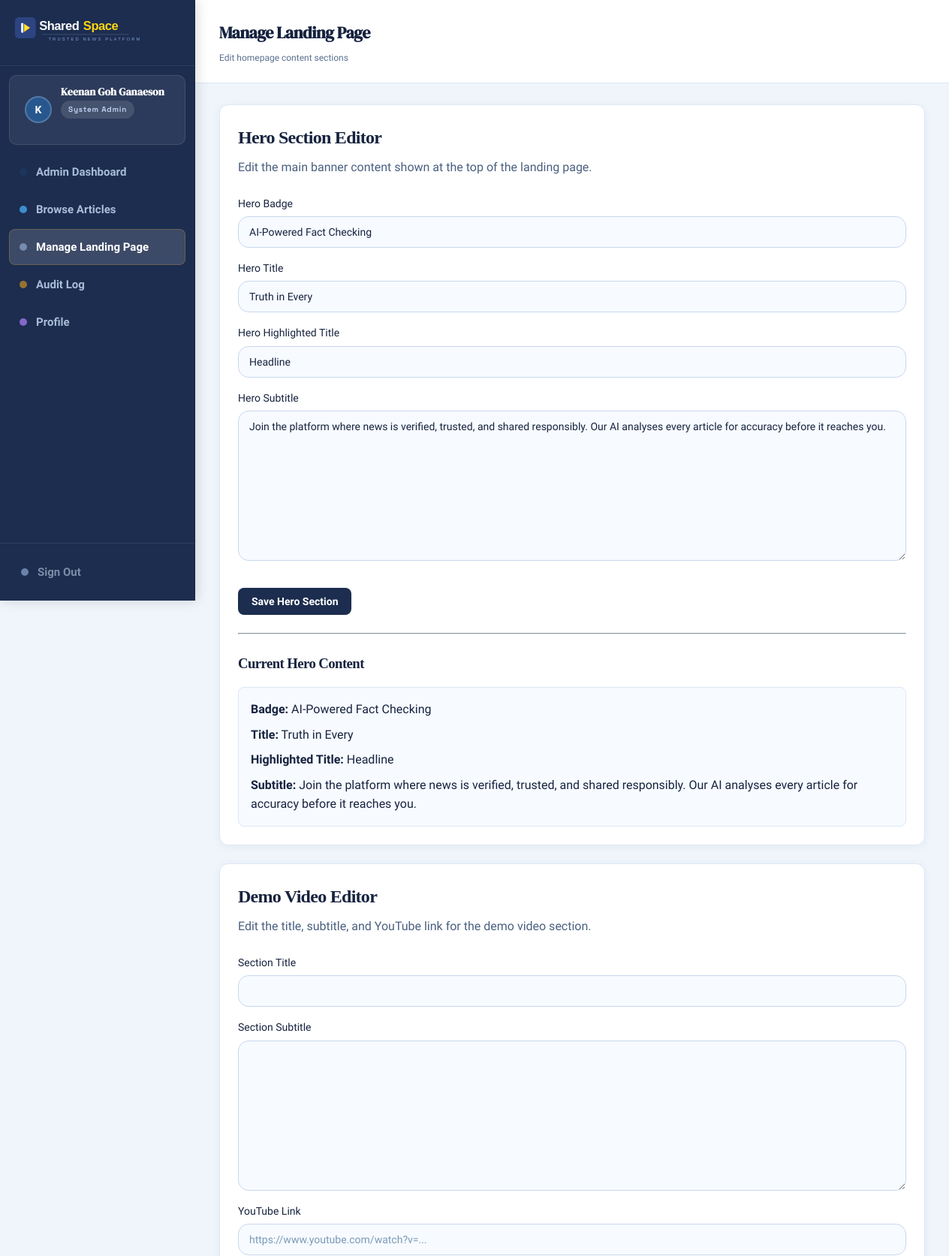
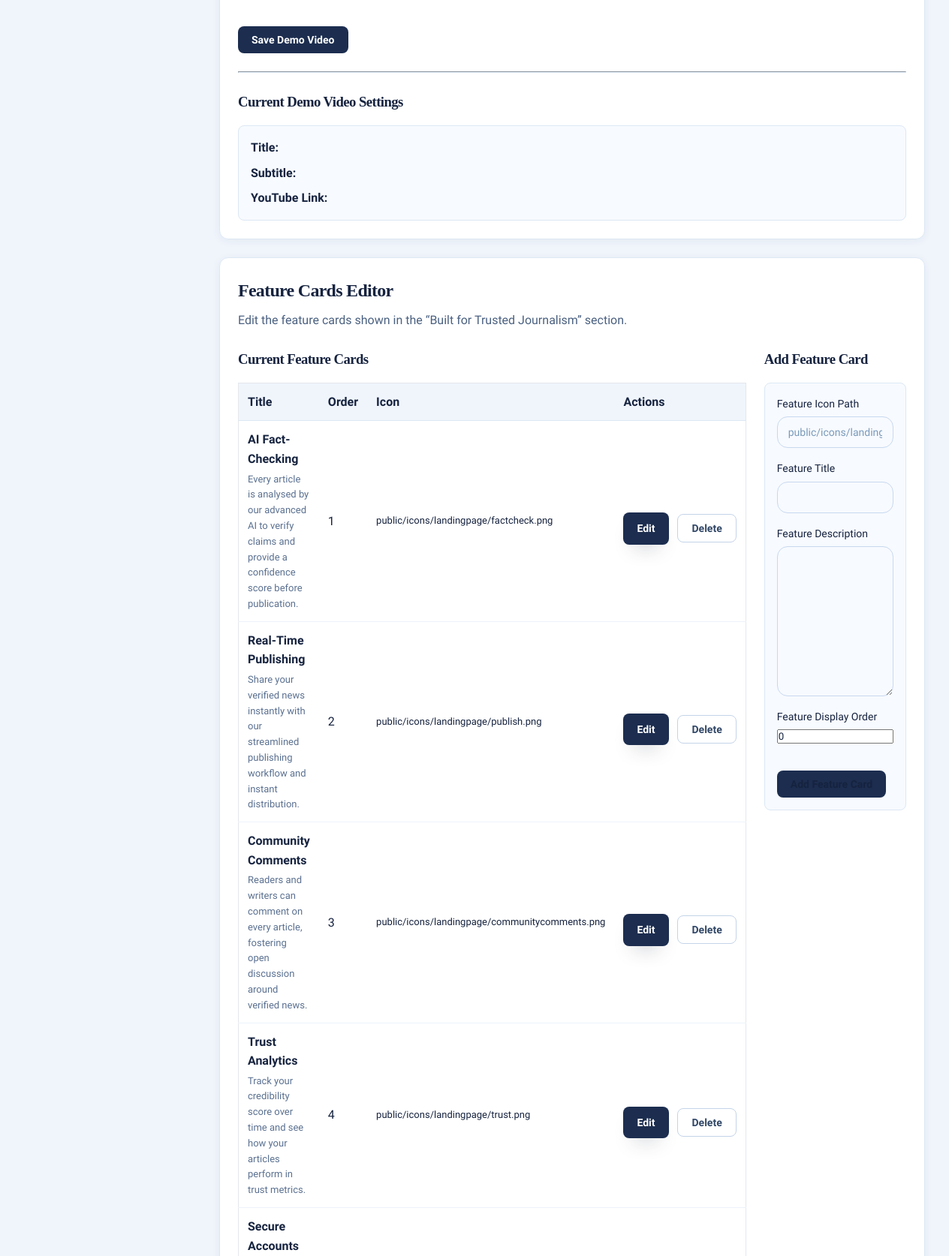
Screenshot of /pages/admin-landing.php (signed in, upper part) with the database file from the repository (2 pictures, top to bottom).
### tables this page shows
CREATE TABLE `users` (
  `id` int NOT NULL,
  `email` varchar(255) NOT NULL,
  `password` varchar(255) NOT NULL,
  `full_name` varchar(255) DEFAULT NULL,
  `bio` text,
  `avatar_url` text,
  `role` enum('free','premium','category_admin','system_admin','ai_trainer') NOT NULL DEFAULT 'free',
  `is_premium` tinyint(1) NOT NULL DEFAULT '0',
  `is_suspended` tinyint(1) NOT NULL DEFAULT '0',
  `created_at` datetime NOT NULL DEFAULT CURRENT_TIMESTAMP,
  `updated_at` datetime NOT NULL DEFAULT CURRENT_TIMESTAMP ON UPDATE CURRENT_TIMESTAMP,
  `email_verified` tinyint(1) DEFAULT '0',
  `verification_token` varchar(255) DEFAULT NULL,
  `last_verification_email` datetime DEFAULT NULL,
  `reset_token` varchar(255) DEFAULT NULL,
  `reset_expires` datetime DEFAULT NULL,
  `age_group` varchar(20) DEFAULT NULL,
  `gender` enum('male','female') DEFAULT NULL,
  `onboarding_completed` tinyint(1) DEFAULT '0'
);

CREATE TABLE `landing_sections` (
  `id` int NOT NULL,
  `section_key` varchar(50) DEFAULT NULL,
  `title` varchar(255) DEFAULT NULL,
  `title_highlight` varchar(100) DEFAULT NULL,
  `subtitle` text,
  `badge` varchar(100) DEFAULT NULL
);

CREATE TABLE `landing_features` (
  `id` int NOT NULL,
  `icon_path` varchar(255) DEFAULT NULL,
  `title` varchar(255) NOT NULL,
  `description` text NOT NULL,
  `display_order` int DEFAULT '1'
);

### pages/admin-landing.php (the view, shortened to what the rows shown need)
<?php
require_once __DIR__ . '/../includes/layout.php';
require_once __DIR__ . '/../includes/controllers/LandingPageController.php';
$auth = new AuthController();
$user = $auth->currentUser();
$landingCtrl = new LandingPageController();
$hero = $landingCtrl->getHero();
$features = $landingCtrl->getFeatures();
page_head('Manage Landing Page');
?>
<div class="dashboard-layout">
    <?php sidebar($user); ?>
    <main>
        <?php dash_header('Manage Landing Page', 'Edit homepage content sections'); ?>
        <div class="page-content">
            <div id="hero-section" class="card" style="padding: 24px; margin-bottom: 24px;">
                <h2 style="margin-bottom: 8px;">Hero Section Editor</h2>
                <form method="POST">
                    <div class="form-group" style="margin-bottom: 16px;">
                        <label for="badge">Hero Badge</label>
                        <input
                            id="badge"
                            type="text"
                            name="badge"
                            value="<?= htmlspecialchars($hero['badge'] ?? '') ?>"
                            required
                            style="width: 100%;"
                        >
                    </div>
                    <div class="form-group" style="margin-bottom: 16px;">
                        <label for="hero_title">Hero Title</label>
                        <input
                            id="hero_title"
                            type="text"
                            name="title"
                            value="<?= htmlspecialchars($hero['title'] ?? '') ?>"
                            required
                            style="width: 100%;"
                        >
                    </div>
                    <div class="form-group" style="margin-bottom: 16px;">
                        <label for="title_highlight">Hero Highlighted Title</label>
                        <input
                            id="title_highlight"
                            type="text"
                            name="title_highlight"
                            value="<?= htmlspecialchars($hero['title_highlight'] ?? '') ?>"
                            required
                            style="width: 100%;"
                        >
                    </div>
                    <div class="form-group" style="margin-bottom: 16px;">
                        <label for="subtitle">Hero Subtitle</label>
                        <textarea
                            id="subtitle"
                            name="subtitle"
                            rows="4"
                            required
                            style="width: 100%;"
                        ><?= htmlspecialchars($hero['subtitle'] ?? '') ?></textarea>
                    </div>
                </form>
                <div style="padding: 16px; background: #f9fafb; border: 1px solid #e5e7eb; border-radius: 8px;">
                    <div style="margin-bottom: 8px;"><strong>Badge:</strong> <?= htmlspecialchars($hero['badge'] ?? '') ?></div>
                    <div style="margin-bottom: 8px;"><strong>Title:</strong> <?= htmlspecialchars($hero['title'] ?? '') ?></div>
                    <div style="margin-bottom: 8px;"><strong>Highlighted Title:</strong> <?= htmlspecialchars($hero['title_highlight'] ?? '') ?></div>
                    <div><strong>Subtitle:</strong> <?= htmlspecialchars($hero['subtitle'] ?? '') ?></div>
                </div>
            </div>
            <div id="video-section" class="card" style="padding: 24px; margin-bottom: 24px;">
                <h2 style="margin-bottom: 8px;">Demo Video Editor</h2>
            </div>
            <div id="features-section" class="card" style="padding: 24px; margin-bottom: 24px;">
                <h2 style="margin-bottom: 8px;">Feature Cards Editor</h2>
                <div style="display: grid; grid-template-columns: 1.3fr 1fr; gap: 24px; align-items: start;">
                    <div>
                        <?php if (empty($features)): ?>
                            <div style="padding: 16px; background: #f9fafb; border: 1px solid #e5e7eb; border-radius: 8px;">
                                No feature cards found.
                            </div>
                        <?php else: ?>
                            <div style="overflow-x: auto;">
                                <table style="width: 100%; border-collapse: collapse; background: #fff; border: 1px solid #e5e7eb;">
                                    <thead style="background: #f9fafb;">
                                        <tr>
                                            <th style="text-align: left; padding: 12px; border-bottom: 1px solid #e5e7eb;">Title</th>
                                            <th style="text-align: left; padding: 12px; border-bottom: 1px solid #e5e7eb;">Order</th>
                                            <th style="text-align: left; padding: 12px; border-bottom: 1px solid #e5e7eb;">Icon</th>
                                            <th style="text-align: left; padding: 12px; border-bottom: 1px solid #e5e7eb;">Actions</th>
                                        </tr>
                                    </thead>
                                    <tbody>
                                        <?php foreach ($features as $feature): ?>
                                            <tr>
                                                <td style="padding: 12px; border-bottom: 1px solid #e5e7eb;">
                                                    <div style="font-weight: 600;"><?= htmlspecialchars($feature['title']) ?></div>
                                                    <div style="font-size: 13px; color: #6b7280; margin-top: 4px;">
                                                        <?= htmlspecialchars($feature['description']) ?>
                                                    </div>
                                                </td>
                                                <td style="padding: 12px; border-bottom: 1px solid #e5e7eb;">
                                                    <?= (int) $feature['display_order'] ?>
                                                </td>
                                                <td style="padding: 12px; border-bottom: 1px solid #e5e7eb; font-size: 13px; color: #6b7280;">
                                                    <?= htmlspecialchars($feature['icon_path']) ?>
                                                </td>
                                                <td style="padding: 12px; border-bottom: 1px solid #e5e7eb; white-space: nowrap;">
                                                    <a href="/pages/admin-landing.php?edit_feature=<?= (int) $feature['id'] ?>#features-section" class="btn btn-primary">Edit</a>
                                                    <form method="POST" style="display: inline-block; margin-left: 8px;">
                                                        <button
                                                            type="submit"
                                                            name="delete_feature"
                                                            class="btn btn-ghost"
                                                            onclick="return confirm('Delete this feature card?');"
                                                        >
                                                            Delete
                                                        </button>
                                                    </form>
                                                </td>
                                            </tr>
                                        <?php endforeach; ?>
                                    </tbody>
                                </table>
                            </div>
                        <?php endif; ?>
                    </div>
                </div>
            </div>
        </div>
    </main>
</div>
<?php page_foot(); ?>

### includes/layout.php (shortened to what the rows shown need)
<?php
require_once __DIR__ . '/db.php';
function page_head(string $title): void {
    $slug = strtolower(trim(preg_replace('/[^a-z0-9]+/i', '-', $title), '-'));
?>
<!DOCTYPE html>
<html lang="en">
<head>
<link rel="stylesheet" href="/public/css/app.css" />
</head>
<body class="page-<?= htmlspecialchars($slug) ?>">
<?php }
function page_foot(): void { ?>
</body>
</html>
<?php }
function sharedspace_brand(string $href = '/', string $variant = 'dark', string $class = ''): void { ?>
<?php }
function sidebar(User $user): void {
    ?>
<aside class="sidebar">
    <div class="sidebar-user">
        <?php if (!empty($user->avatarUrl)): ?>
            <div class="user-avatar" style="background:none;padding:0;overflow:hidden">
                <img src="/public/<?= htmlspecialchars($user->avatarUrl) ?>"
                     alt="<?= htmlspecialchars($user->fullName) ?>"
                     style="width:100%;height:100%;object-fit:cover;border-radius:50%">
            </div>
        <?php else: ?>
            <div class="user-avatar"><?= htmlspecialchars($user->initial()) ?></div>
        <?php endif; ?>
        <div class="user-info">
            <p class="user-name"><?= htmlspecialchars($user->fullName) ?></p>
            <?php if ($user->role === 'premium'): ?>
                <span class="role-badge premium">Premium</span>
            <?php elseif ($user->role === 'system_admin'): ?>
                <span class="role-badge system-admin">System Admin</span>
            <?php else: ?>
                <span class="role-badge free">Free</span>
            <?php endif; ?>
        </div>
    </div>
</aside>
<?php }
function dash_header(string $title, string $subtitle = ''): void { ?>
<header class="dash-header">
    <div>
        <h1 class="dash-title"><?= htmlspecialchars($title) ?></h1>
    </div>
</header>
<?php }
    if ($err): ?><div class="alert alert-error"><?= htmlspecialchars($err) ?></div><?php endif;

### rows the page displays
users: full_name "K", full_name "Keenan Goh Ganaeson"
landing_sections: badge "AI-Powered Fact Checking", title "Truth in Every", title_highlight "Headline", subtitle "Join the platform where news is verified, trusted, and shared responsibly. Our AI analyses every article for accuracy before it reaches you."
landing_features: title "AI Fact-Checking", description "Every article is analysed by our advanced AI to verify claims and provide a confidence score before publication.", display_order "1", icon_path "public/icons/landingpage/factcheck.png"
landing_features: title "Real-Time Publishing", description "Share your verified news instantly with our streamlined publishing workflow and instant distribution.", display_order "2", icon_path "public/icons/landingpage/publish.png"
landing_features: title "Community Comments", description "Readers and writers can comment on every article, fostering open discussion around verified news.", display_order "3", icon_path "public/icons/landingpage/communitycomments.png"
landing_features: title "Trust Analytics", description "Track your credibility score over time and see how your articles perform in trust metrics.", display_order "4", icon_path "public/icons/landingpage/trust.png"
landing_features: title "Secure Accounts"

### other values shown
$link['label'] "Admin Dashboard"
$link['label'] "Browse Articles"
$link['label'] "Manage Landing Page"
$link['label'] "Audit Log"
$link['label'] "Profile"
$title "Manage Landing Page"
$subtitle "Edit homepage content sections"
